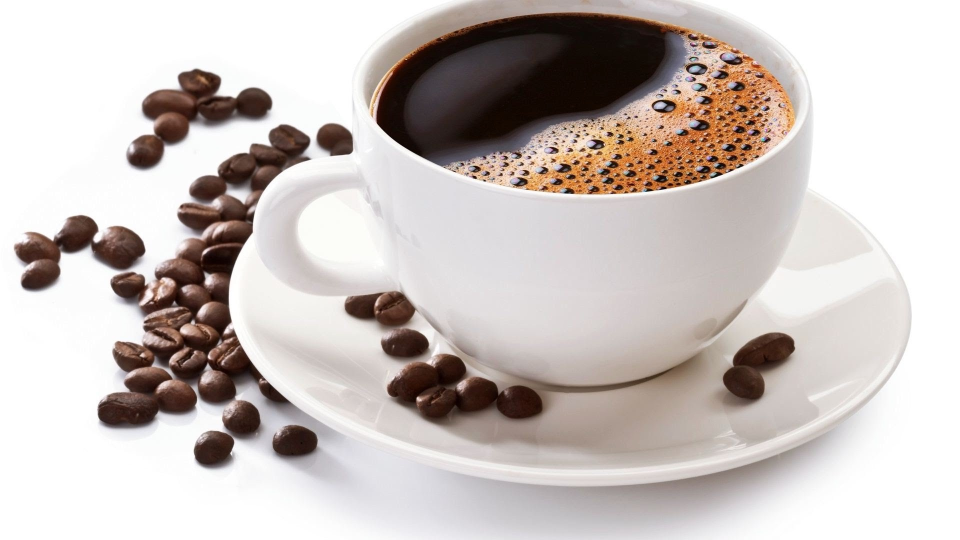
#> input picture CV_cap02/images/cafe.jpg, 1920 x 1080 px (shown at 1/2 size)
$ python interpolation.py
#> lines starting #> are read from the running program, lines starting #| are printed output that depends on the picture
# Métodos de Interpolação

import cv2
#import imageio
import imageio.v3 as iio
import itertools
import matplotlib.gridspec as gridspec
from matplotlib import pyplot as plt
import pandas as pd
import time

# Imagens
ref_images = ["images/cafe.jpg", "images/cavalo.jpg"]

# Limita o tamanho original
images_orig = [cv2.resize(iio.imread(im), (400,400)) for im in ref_images]
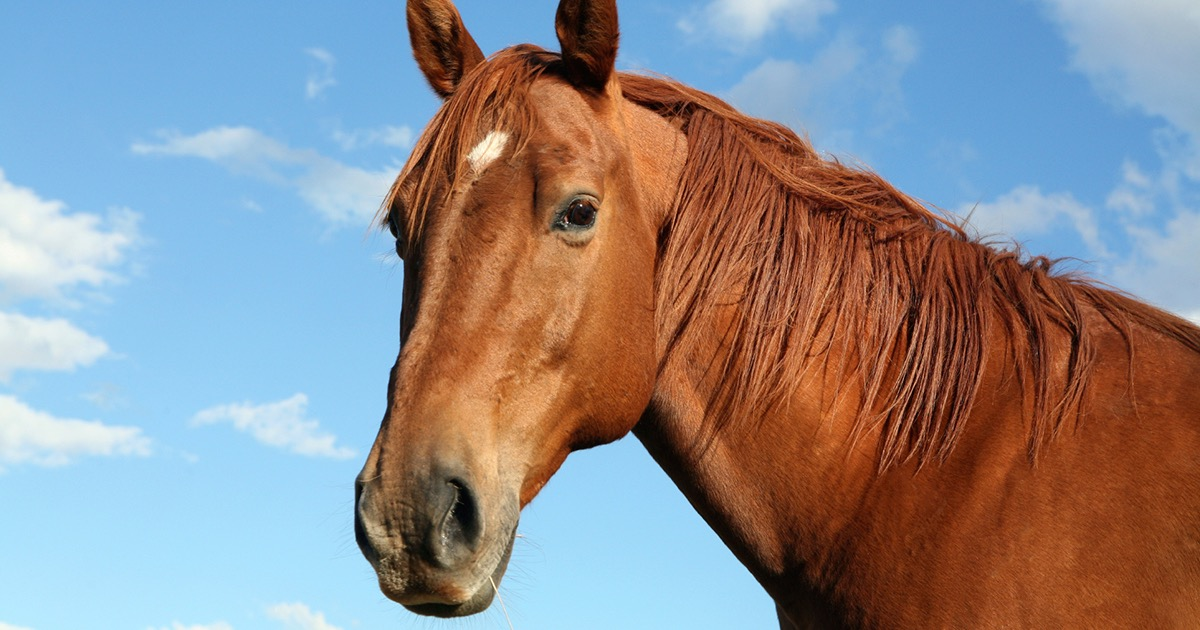
#> input picture CV_cap02/images/cavalo.jpg, 1200 x 630 px
#> images_orig = 2 items

# Métodos de Interpolação
methods=[("area", cv2.INTER_AREA),
         ("nearest", cv2.INTER_NEAREST),
         ("linear", cv2.INTER_LINEAR),
         ("cubic", cv2.INTER_CUBIC),
         ("lanczos4", cv2.INTER_LANCZOS4)]

# Versão do OpenCV
print ("opencv version", cv2.__version__)

# Função para mostrar as imagens
def display(images, titles=['']):
    if isinstance(images[0], list):
        c = len(images[0])
        r = len(images)
        images = list(itertools.chain(*images))
    else:
        c = len(images)
        r = 1
    plt.figure(figsize=(4*c, 4*r))
    gs1 = gridspec.GridSpec(r, c, wspace=0, hspace=0)
    titles = itertools.cycle(titles)
    for i in range(r*c):
        im = images[i]
        title = next(titles)
        plt.subplot(gs1[i])
        plt.imshow(im, cmap='gray', interpolation='none')
        plt.axis('off')
        if i < c:
            plt.title(title)
    plt.tight_layout()


# Interpolação
images_small = [cv2.resize(im, (50,50),interpolation=cv2.INTER_AREA) for im in images_orig]
#> images_small = 2 items
image_set = [[cv2.resize(im, (400,400), interpolation=m[1]) for m in methods] for im in images_small]
#> image_set = 2 items
image_set = [[ima,]+imb for ima, imb in zip(images_small, image_set)]
names = ["original 50x50",] + [m[0]+" 400x400" for m in methods]
display(image_set, names)
#> in display, `c = len(images[0])`: c = 6
#> in display, `r = len(images)`: r = 2
#> in display, `images = list(itertools.chain(*images))`: images = 12 items
#> the loop in display, `for i in range(r*c):` made 12 passes
#> pass 1, in display, `im = images[i]`:
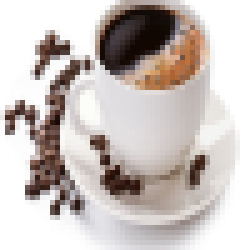
#> im: shape (50, 50, 3) (shown 5 times larger); mean of channels 0, 1, 2 201.1, 192.8, 189.4; drawn as R, G, B
#> pass 2, in display, `im = images[i]`:
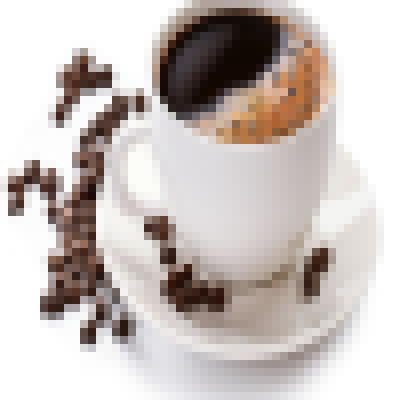
#> im: shape (400, 400, 3); mean of channels 0, 1, 2 201.1, 192.8, 189.4; drawn as R, G, B
plt.savefig("images/opencv_interpolation.jpg", dpi=75)
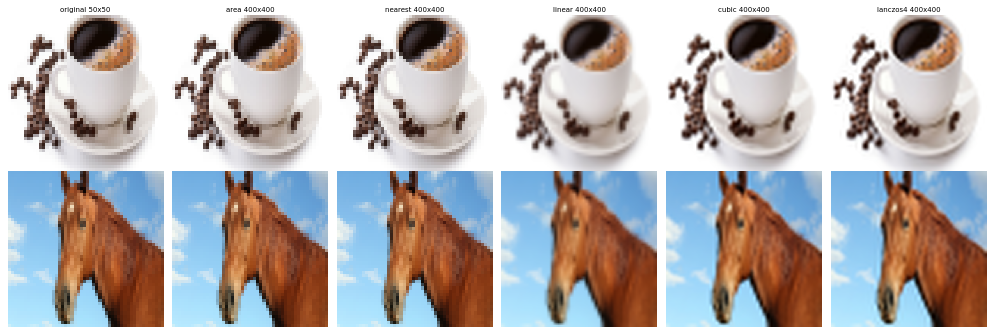
#> figure drawn by matplotlib, 12 panels
